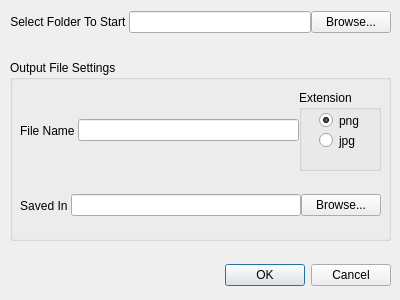
<?xml version="1.0" encoding="UTF-8"?>
<ui version="4.0">
 <class>SettingDialog</class>
 <widget class="QDialog" name="SettingDialog">
  <property name="geometry">
   <rect>
    <x>0</x>
    <y>0</y>
    <width>400</width>
    <height>300</height>
   </rect>
  </property>
  <property name="windowTitle">
   <string>Dialog</string>
  </property>
  <widget class="QDialogButtonBox" name="buttonBox">
   <property name="geometry">
    <rect>
     <x>10</x>
     <y>260</y>
     <width>381</width>
     <height>31</height>
    </rect>
   </property>
   <property name="orientation">
    <enum>Qt::Horizontal</enum>
   </property>
   <property name="standardButtons">
    <set>QDialogButtonBox::Cancel|QDialogButtonBox::Ok</set>
   </property>
  </widget>
  <widget class="QWidget" name="horizontalLayoutWidget">
   <property name="geometry">
    <rect>
     <x>10</x>
     <y>10</y>
     <width>381</width>
     <height>25</height>
    </rect>
   </property>
   <layout class="QHBoxLayout" name="horizontalLayout">
    <property name="spacing">
     <number>0</number>
    </property>
    <item>
     <widget class="QLabel" name="label">
      <property name="sizePolicy">
       <sizepolicy hsizetype="Fixed" vsizetype="Fixed">
        <horstretch>0</horstretch>
        <verstretch>0</verstretch>
       </sizepolicy>
      </property>
      <property name="text">
       <string>Select Folder To Start </string>
      </property>
      <property name="alignment">
       <set>Qt::AlignCenter</set>
      </property>
     </widget>
    </item>
    <item>
     <widget class="QLineEdit" name="startDire"/>
    </item>
    <item>
     <widget class="QPushButton" name="startBrowse">
      <property name="text">
       <string>Browse...</string>
      </property>
     </widget>
    </item>
   </layout>
  </widget>
  <widget class="QGroupBox" name="groupBox">
   <property name="geometry">
    <rect>
     <x>10</x>
     <y>60</y>
     <width>381</width>
     <height>181</height>
    </rect>
   </property>
   <property name="title">
    <string>Output File Settings</string>
   </property>
   <widget class="QWidget" name="horizontalLayoutWidget_2">
    <property name="geometry">
     <rect>
      <x>10</x>
      <y>130</y>
      <width>361</width>
      <height>31</height>
     </rect>
    </property>
    <layout class="QHBoxLayout" name="horizontalLayout_2">
     <property name="spacing">
      <number>0</number>
     </property>
     <item>
      <widget class="QLabel" name="label_3">
       <property name="text">
        <string>Saved In </string>
       </property>
       <property name="alignment">
        <set>Qt::AlignCenter</set>
       </property>
      </widget>
     </item>
     <item>
      <widget class="QLineEdit" name="saveDire"/>
     </item>
     <item>
      <widget class="QPushButton" name="saveBrowse">
       <property name="text">
        <string>Browse...</string>
       </property>
      </widget>
     </item>
    </layout>
   </widget>
   <widget class="QWidget" name="horizontalLayoutWidget_3">
    <property name="geometry">
     <rect>
      <x>10</x>
      <y>30</y>
      <width>361</width>
      <height>81</height>
     </rect>
    </property>
    <layout class="QHBoxLayout" name="horizontalLayout_3">
     <property name="spacing">
      <number>0</number>
     </property>
     <item>
      <widget class="QLabel" name="label_2">
       <property name="text">
        <string>File Name </string>
       </property>
       <property name="alignment">
        <set>Qt::AlignCenter</set>
       </property>
      </widget>
     </item>
     <item>
      <widget class="QLineEdit" name="nameEdit">
       <property name="text">
        <string/>
       </property>
      </widget>
     </item>
     <item>
      <widget class="QGroupBox" name="groupBox_2">
       <property name="title">
        <string>Extension</string>
       </property>
       <widget class="QRadioButton" name="pngBtn">
        <property name="geometry">
         <rect>
          <x>20</x>
          <y>20</y>
          <width>41</width>
          <height>21</height>
         </rect>
        </property>
        <property name="text">
         <string>png</string>
        </property>
        <property name="checked">
         <bool>true</bool>
        </property>
       </widget>
       <widget class="QRadioButton" name="jpgBtn">
        <property name="geometry">
         <rect>
          <x>20</x>
          <y>40</y>
          <width>41</width>
          <height>21</height>
         </rect>
        </property>
        <property name="text">
         <string>jpg</string>
        </property>
       </widget>
      </widget>
     </item>
    </layout>
   </widget>
  </widget>
 </widget>
 <resources/>
 <connections>
  <connection>
   <sender>buttonBox</sender>
   <signal>accepted()</signal>
   <receiver>SettingDialog</receiver>
   <slot>accept()</slot>
   <hints>
    <hint type="sourcelabel">
     <x>248</x>
     <y>254</y>
    </hint>
    <hint type="destinationlabel">
     <x>157</x>
     <y>274</y>
    </hint>
   </hints>
  </connection>
  <connection>
   <sender>buttonBox</sender>
   <signal>rejected()</signal>
   <receiver>SettingDialog</receiver>
   <slot>reject()</slot>
   <hints>
    <hint type="sourcelabel">
     <x>316</x>
     <y>260</y>
    </hint>
    <hint type="destinationlabel">
     <x>286</x>
     <y>274</y>
    </hint>
   </hints>
  </connection>
 </connections>
</ui>
